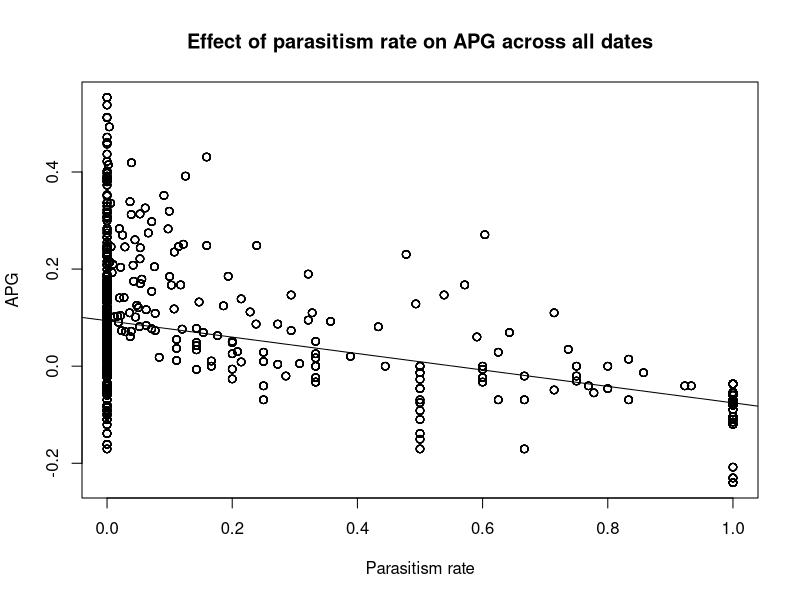

Recreate this plot in R. (Note: this script raises an error after producing the figure.)
# creation of DataOG with all variables

Data1 <- read.table("Project data.csv", header = TRUE, dec = ",", sep = ";")
Data1$APG <- NA 
A <- Data1$Date == "1"
Data1[A, "APG"] <- ((log(Data1$aphid_live[A] + 1) - log(Data1$aphidsinoculated_init[A] + 1))/10)
A <- Data1$Date == "2"
Data1[A, "APG"] <- ((log(Data1$aphid_live[A] + 1) - log(Data1$aphidsinoculated_init[A] + 1))/20)
A <- Data1$Date == "3"
Data1[A, "APG"] <- ((log(Data1$aphid_live[A] + 1) - log(Data1$aphidsinoculated_init[A] + 1))/30)
DataOG <- Data1

parasitism_rate <- (Data1$aphid_parasitized/(Data1$aphid_live + Data1$aphid_parasitized))
DataOG$parasitism_rate <- parasitism_rate

syrphid_fraction <- (Data1$syrphidl_p / ((Data1$aphid_live) + (Data1$syrphidl_p)))
DataOG$syrphid_fraction <- syrphid_fraction


# 1. APG ~ parasitism_rate

plot(APG ~ parasitism_rate, data = DataOG, xlab="Parasitism rate", main = "Effect of parasitism rate on APG across all dates")
abline(lm(APG ~ parasitism_rate, data = DataOG))

# ggplot

Plot1<- ggplot(DataOG, aes(parasitism_rate, APG)) +
  geom_point() +
  stat_smooth(method = lm)
print(Plot1 + ggtitle("Effect of parasitism rate on APG across all dates") + labs(y ="APG", x = "Parasitism rate"))

# 2. APG ~ syrphid_fraction
plot(APG ~ syrphid_fraction, data = DataOG, xlab ="Syrphid fraction", main = "Effect of syrphid fraction on APG across all dates")
abline(lm(APG ~ syrphid_fraction, data = DataOG))

# ggplot
Plot2<- ggplot(DataOG, aes(syrphid_fraction, APG)) +
  geom_point() +
  stat_smooth(method = lm)
print(Plot2 + ggtitle("Effect of syrphid fraction on APG across all dates") + labs(y ="APG", x = "Syrphid fraction"))


# 3. Biomass_fin ~ syrphid_fraction
plot(Biomass_fin ~ syrphid_fraction, data = DataOG, xlab ="Syrphid fraction", ylab = "Final Cabbage Biomass (g)", main = "Effect of syrphid fraction on final cabbage biomass")
abline(lm(Biomass_fin ~ syrphid_fraction, data = DataOG))


# ggplot

Plot3<- ggplot(DataOG, aes(syrphid_fraction, Biomass_fin)) +
  geom_point() +
  stat_smooth(method = lm)
print(Plot3 + ggtitle("Effect of syrphid fraction on crop biomass across all dates") + labs(y ="Biomass (g)", x = "Syrphid fraction"))



# combine the scatter plots into 1 graph

attach(DataOG)
par(mfrow=c(3,1))
plot(APG ~ parasitism_rate, data = DataOG, xlab="Parasitism rate", main = "Effect of parasitism rate on APG across all dates")
abline(lm(APG ~ parasitism_rate, data = DataOG))
plot(APG ~ syrphid_fraction, data = DataOG, xlab ="Syrphid fraction", main = "Effect of syrphid fraction on APG across all dates")
abline(lm(APG ~ syrphid_fraction, data = DataOG))
plot(Biomass_fin ~ syrphid_fraction, data = DataOG, xlab ="Syrphid fraction", ylab = "Final Cabbage Biomass (g)", main = "Effect of syrphid fraction on final cabbage biomass")
abline(lm(Biomass_fin ~ syrphid_fraction, data = DataOG))



# Chi square test for correlation 

is.nan.data.frame <- function(x)
  do.call(cbind, lapply(x, is.nan))
DataOG[is.nan(DataOG)] <- 0


# APG - parasitism rate
chisq.test(DataOG$APG, DataOG$parasitism_rate, simulate.p.value = TRUE)
# p value < 0.01

# APG - syrphid fraction 
chisq.test(DataOG$APG,DataOG$syrphid_fraction, simulate.p.value = TRUE)
# p value < 0.01


# Biomass - syrphid fraction
chisq.test(DataOG$syrphid_fraction, DataOG$Biomass_fin, simulate.p.value = TRUE)
# p value < 0.01

